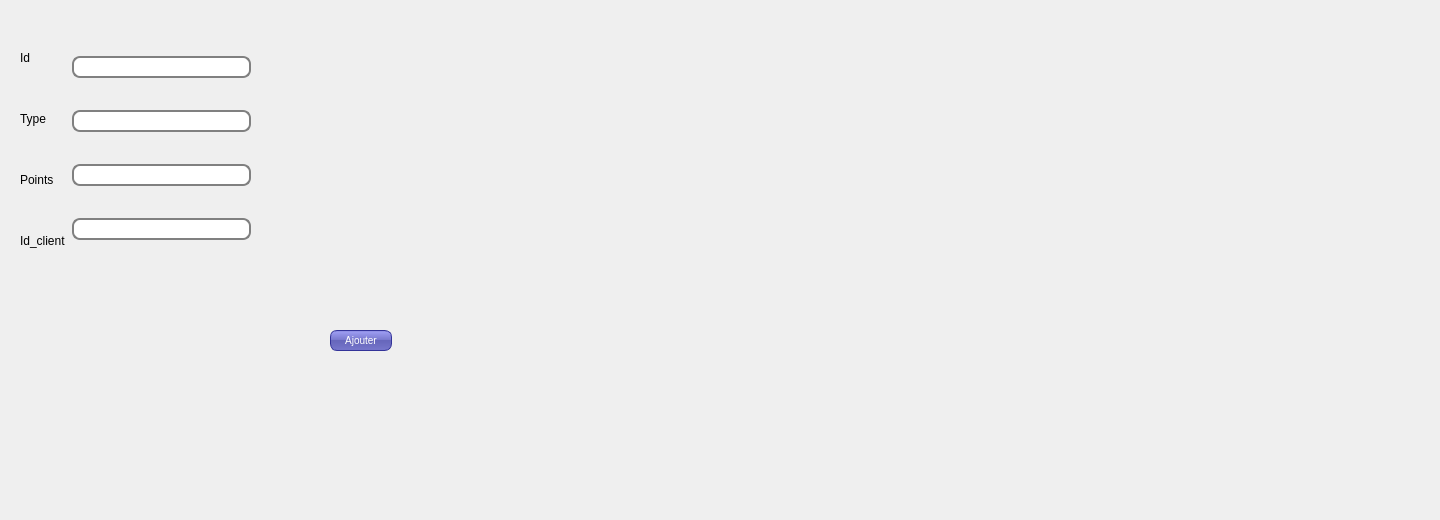
      <widget class="QWidget" name="tab_4">
       <attribute name="title">
        <string>Ajouter</string>
       </attribute>
       <widget class="QPushButton" name="ajoutercarte">
        <property name="geometry">
         <rect>
          <x>330</x>
          <y>330</y>
          <width>62</width>
          <height>21</height>
         </rect>
        </property>
        <property name="styleSheet">
         <string notr="true">QPushButton {
color: white;
background-color: QLinearGradient( x1: 0, y1: 0, x2: 0, y2: 1, stop: 0 #88d, stop: 0.1 #99e, stop: 0.49 #77c, stop: 0.5 #66b, stop: 1 #77c);
border-width: 1px;
border-color: #339;
border-style: solid;
border-radius: 7;
padding: 3px;
font-size: 10px;
padding-left: 5px;
padding-right: 5px;
min-width: 50px;
max-width: 50px;
min-height: 13px;
max-height: 13px;
}</string>
        </property>
        <property name="text">
         <string>Ajouter</string>
        </property>
       </widget>
       <widget class="QLabel" name="label_pic_2">
        <property name="geometry">
         <rect>
          <x>290</x>
          <y>40</y>
          <width>331</width>
          <height>211</height>
         </rect>
        </property>
        <property name="text">
         <string/>
        </property>
       </widget>
       <widget class="QWidget" name="layoutWidget">
        <property name="geometry">
         <rect>
          <x>20</x>
          <y>30</y>
          <width>231</width>
          <height>238</height>
         </rect>
        </property>
        <layout class="QHBoxLayout" name="horizontalLayout">
         <item>
          <layout class="QVBoxLayout" name="verticalLayout">
           <item>
            <widget class="QLabel" name="label_26">
             <property name="text">
              <string>Id</string>
             </property>
            </widget>
           </item>
           <item>
            <widget class="QLabel" name="label_27">
             <property name="text">
              <string>Type</string>
             </property>
            </widget>
           </item>
           <item>
            <widget class="QLabel" name="label_28">
             <property name="text">
              <string>Points</string>
             </property>
            </widget>
           </item>
           <item>
            <widget class="QLabel" name="label_29">
             <property name="text">
              <string>Id_client</string>
             </property>
            </widget>
           </item>
          </layout>
         </item>
         <item>
          <layout class="QVBoxLayout" name="verticalLayout_2">
           <item>
            <widget class="QLineEdit" name="lineEdit">
             <property name="styleSheet">
              <string notr="true">QLineEdit {
padding: 1px;
border-style: solid;
border: 2px solid gray;
border-radius: 8px;
}</string>
             </property>
            </widget>
           </item>
           <item>
            <widget class="QLineEdit" name="lineEdit_2">
             <property name="styleSheet">
              <string notr="true">QLineEdit {
padding: 1px;
border-style: solid;
border: 2px solid gray;
border-radius: 8px;
}</string>
             </property>
            </widget>
           </item>
           <item>
            <widget class="QLineEdit" name="lineEdit_3">
             <property name="styleSheet">
              <string notr="true">QLineEdit {
padding: 1px;
border-style: solid;
border: 2px solid gray;
border-radius: 8px;
}</string>
             </property>
            </widget>
           </item>
           <item>
            <widget class="QLineEdit" name="lineEdit_20">
             <property name="styleSheet">
              <string notr="true">QLineEdit {
padding: 1px;
border-style: solid;
border: 2px solid gray;
border-radius: 8px;
}</string>
             </property>
            </widget>
           </item>
          </layout>
         </item>
        </layout>
       </widget>
       <widget class="QLabel" name="arriere8">
        <property name="geometry">
         <rect>
          <x>0</x>
          <y>0</y>
          <width>1431</width>
          <height>511</height>
         </rect>
        </property>
        <property name="text">
         <string/>
        </property>
       </widget>
       <zorder>arriere8</zorder>
       <zorder>ajoutercarte</zorder>
       <zorder>label_pic_2</zorder>
       <zorder>layoutWidget</zorder>
      </widget>
